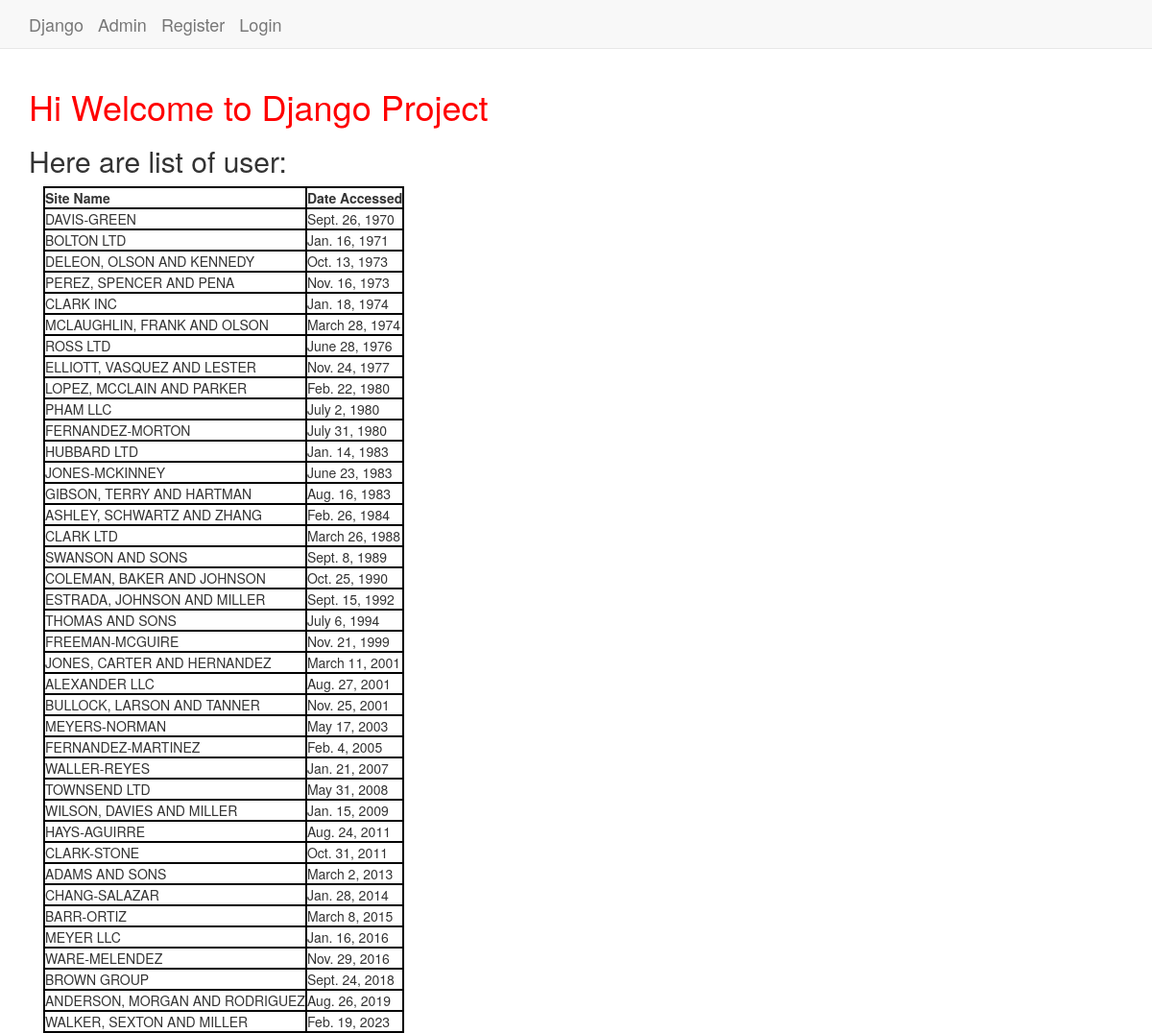
The page / on the database its author committed.
### Website/models.py (models this page shows, shortened)
class AccessRecord(models.Model):
    name = models.ForeignKey(Webpage, on_delete=models.DO_NOTHING)
    date = models.DateField()

class Webpage(models.Model):
    topic = models.ForeignKey(Topic, on_delete=models.DO_NOTHING)
    name = models.CharField(max_length=264, unique=False)
    url = models.URLField(unique=True)
    def __str__(self) -> str:
        return self.name

### Website/views.py (the view)
# urls.py: path('', views.index, name='index'),
def index(request):
    webpage_list = AccessRecord.objects.order_by('date')
    date_dict = {'access_records': webpage_list}
    return render(
        request,
        'Website/index.html',
        context=date_dict
    )

### templates/Website/index.html
{% extends "Website/base.html" %}
{% block body_block %}
    <h1>Hi Welcome to Django Project</h1>
    <h2>Here are list of user: </h2>
    <div class="container">
        {% if access_records %}
        <table>
            <thead>
                <th>Site Name</th>
                <th>Date Accessed</th>
            </thead>
            {% for acc in access_records %}
            <tr>
                <td>{{ acc.name | upper}}</td>
                <td>{{ acc.date }}</td>
            </tr>
            {% endfor %}
        </table>
        {% else %}
            <p>NO ACCESSS RECORDS FOUND!!</p>
        {% endif %}
{% endblock %}

### templates/Website/base.html (shortened to what this page needs)
<!DOCTYPE html>
{% load static %}
<html>
    <head>
        <link rel="stylesheet" href="https://maxcdn.bootstrapcdn.com/bootstrap/3.4.1/css/bootstrap.min.css" />
        <link rel="stylesheet" href="{% static 'css/mystyle.css' %}">
    </head>
    <body>
        <nav class="navbar navbar-default navbar-static-top">
            <div class="container">
                <ul class="nav navbar-nav">
                    <li>
                        <a class="navbar-brand" href="{% url 'index' %}">Django</a>
                    </li>
                    <li>
                        <a class="navbar-brand" href="{% url 'admin:index' %}">Admin</a>
                    </li>
                    <li>
                        <a class="navbar-brand" href="{% url 'Website:register' %}">Register</a>
                    </li>
                    {% if user.is_authenticated %}
                    <li>
                        <a class="navbar-brand" href="{% url 'Website:logout' %}">Logout</a>
                    </li>
                    {% else %}
                    <li>
                        <a class="navbar-brand" href="{% url 'Website:login' %}">Login</a>
                    </li>
                    {% endif %}
                </ul>
            </div>
        </nav>
        <div class="container">
            {% block body_block %}{% endblock%}
        </div>
    </body>
</html>

### static/css/mystyle.css (style rules this page uses)
h1 { color: red; }
table, th, td { border: 2px solid black }

### rows shown on the page
AccessRecord: name "DAVIS-GREEN", date "Sept. 26, 1970"
AccessRecord: name "BOLTON LTD", date "Jan. 16, 1971"
AccessRecord: name "DELEON, OLSON AND KENNEDY", date "Oct. 13, 1973"
AccessRecord: name "PEREZ, SPENCER AND PENA", date "Nov. 16, 1973"
AccessRecord: name "CLARK INC", date "Jan. 18, 1974"
AccessRecord: name "MCLAUGHLIN, FRANK AND OLSON", date "March 28, 1974"
AccessRecord: name "ROSS LTD", date "June 28, 1976"
AccessRecord: name "ELLIOTT, VASQUEZ AND LESTER", date "Nov. 24, 1977"
AccessRecord: name "LOPEZ, MCCLAIN AND PARKER", date "Feb. 22, 1980"
AccessRecord: name "PHAM LLC", date "July 2, 1980"
AccessRecord: name "FERNANDEZ-MORTON", date "July 31, 1980"
AccessRecord: name "HUBBARD LTD", date "Jan. 14, 1983"
AccessRecord: name "JONES-MCKINNEY", date "June 23, 1983"
AccessRecord: name "GIBSON, TERRY AND HARTMAN", date "Aug. 16, 1983"
AccessRecord: name "ASHLEY, SCHWARTZ AND ZHANG", date "Feb. 26, 1984"
AccessRecord: name "CLARK LTD", date "March 26, 1988"
AccessRecord: name "SWANSON AND SONS", date "Sept. 8, 1989"
AccessRecord: name "COLEMAN, BAKER AND JOHNSON", date "Oct. 25, 1990"
AccessRecord: name "ESTRADA, JOHNSON AND MILLER", date "Sept. 15, 1992"
AccessRecord: name "THOMAS AND SONS", date "July 6, 1994"
AccessRecord: name "FREEMAN-MCGUIRE", date "Nov. 21, 1999"
AccessRecord: name "JONES, CARTER AND HERNANDEZ", date "March 11, 2001"
AccessRecord: name "ALEXANDER LLC", date "Aug. 27, 2001"
AccessRecord: name "BULLOCK, LARSON AND TANNER", date "Nov. 25, 2001"
AccessRecord: name "MEYERS-NORMAN", date "May 17, 2003"
AccessRecord: name "FERNANDEZ-MARTINEZ", date "Feb. 4, 2005"
AccessRecord: name "WALLER-REYES", date "Jan. 21, 2007"
AccessRecord: name "TOWNSEND LTD", date "May 31, 2008"
AccessRecord: name "WILSON, DAVIES AND MILLER", date "Jan. 15, 2009"
AccessRecord: name "HAYS-AGUIRRE", date "Aug. 24, 2011"
AccessRecord: name "CLARK-STONE", date "Oct. 31, 2011"
AccessRecord: name "ADAMS AND SONS", date "March 2, 2013"
AccessRecord: name "CHANG-SALAZAR", date "Jan. 28, 2014"
AccessRecord: name "BARR-ORTIZ", date "March 8, 2015"
AccessRecord: name "MEYER LLC", date "Jan. 16, 2016"
AccessRecord: name "WARE-MELENDEZ", date "Nov. 29, 2016"
AccessRecord: name "BROWN GROUP", date "Sept. 24, 2018"
AccessRecord: name "ANDERSON, MORGAN AND RODRIGUEZ", date "Aug. 26, 2019"
AccessRecord: name "WALKER, SEXTON AND MILLER", date "Feb. 19, 2023"
